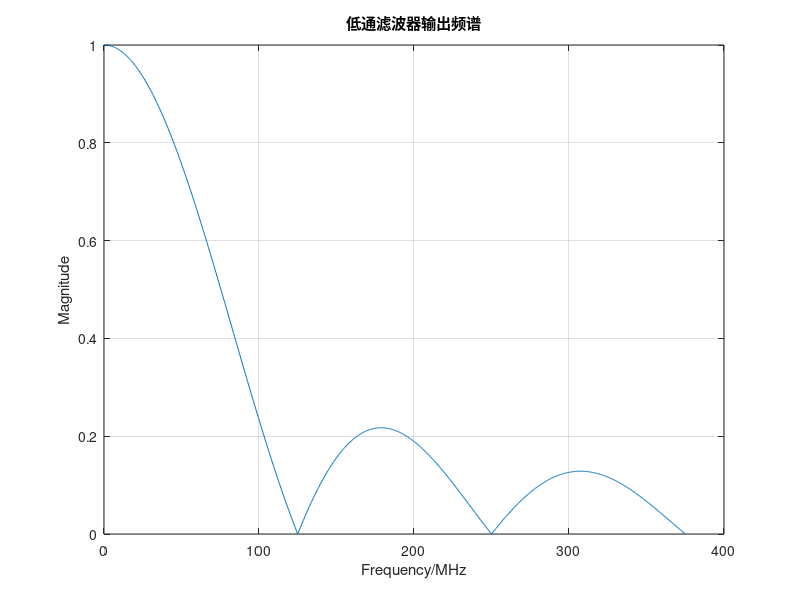
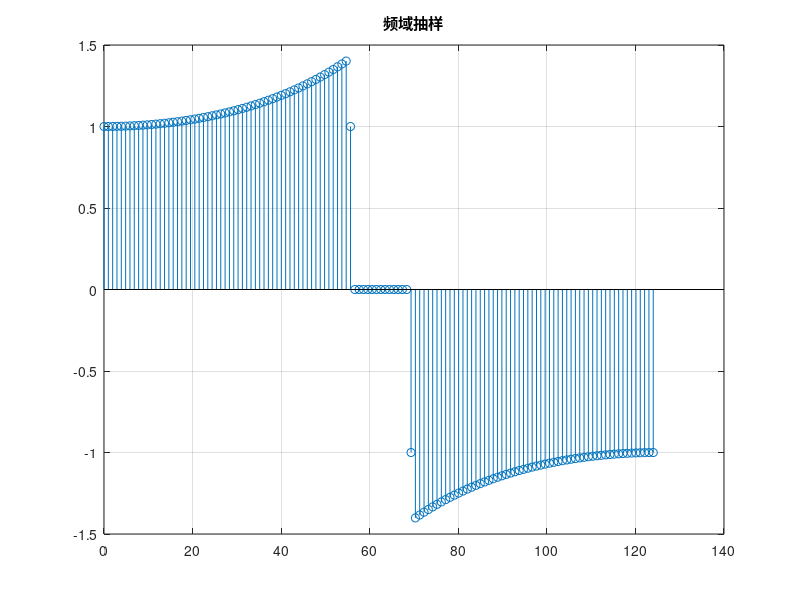
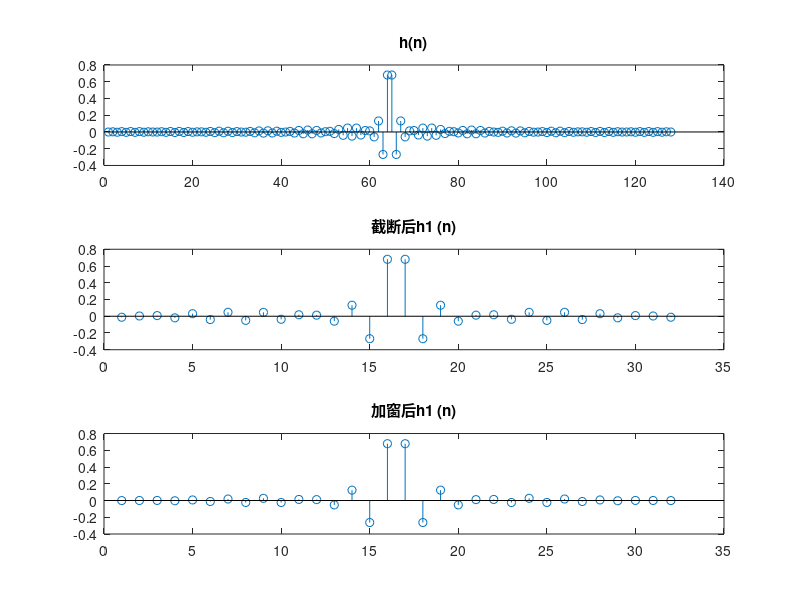
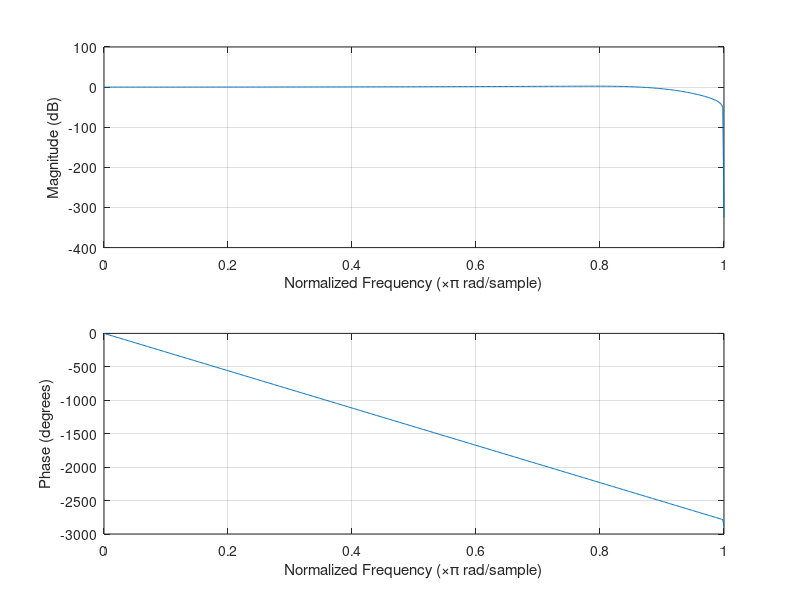

The MATLAB script that drew these images, in order: (Note: this script raises an error after producing the figures.)
close all;
clear;
clc;
%Sa(t)
fs=125;
N=1024;
t=0:3*pi/N:3*pi;
sa=sinc(t/pi);
plot(t/pi*fs,abs(sa));
xlabel('Frequency/MHz');
ylabel('Magnitude')
title('低通滤波器输出频谱')
grid on;
% fs=125;
% N=1024;
% t=0:pi/N:pi-pi/N;
% f=sinc(t/pi);
% plot(t/pi*fs,abs(f));
%plot(t(1:N/2)/pi*fs,20*log10(abs(f(1:N/2))));
%axis([0 fs/2 -60 2])
% xlabel('Frequency/MHz');
% ylabel('Magnitude/dB');
% title('补偿前的输出频谱')
% grid on;
%==============================================================
fs=125;%采样频率
fp=55;%通带边界频率
I=1;%过渡带插值
wp=fp*2/fs*pi;
N=128;N1=32;%N为频域采样点，N1为时域截断点数
t=0:2*pi/N:wp;
Np=length(t)-1;
Ns=N-2*Np-1;
%t=0:2*pi/N:wp;
% Np=fix(N*wp/(2*pi));%[0,wp]点数
% Ns=N-2*Np-1;%[wp,2pi-wp]阻带点数
%Hk=[ones(1,Np+1) zeros(1,Ns) -ones(1,Np+1)];
Hgk=[1./sinc(t/2/pi) zeros(1,Ns) -fliplr(1./sinc(t/2/pi))];%频域采样值
Hgk=Hgk(1:length(Hgk)-1);
Hgk(Np+2)=I;Hgk(N-Np)=-I;%过渡带插值
figure;
stem((0:1/N:1-1/N)*fs,Hgk);
title('频域抽样')
grid on;
%=============================================================
theta=-(N-1)*pi*(0:N-1)/N;%相位
Hk=Hgk.*exp(1i*theta);%构造采样值mag+phase
hn=real(ifft(Hk));%得到时域单位冲击响应
hn1=hn(N/2-N1/2+1:N/2+N1/2);%对hn做N1点截断
figure;%阶段前后对比图
subplot(311);
stem(hn);
title('h(n)')
subplot(312);
stem(hn1)
title('截断后h1 (n)')
hn1=hn1.*hamming(N1)';%对截断后序列加窗平滑
subplot(313);
stem(hn1);
title('加窗后h1 (n)')
figure;
freqz(hn1);
%=============================================================
N=1024;
Hw=fft(hn1,N);
wk=[0:N-1]/N*fs;
figure;
plot(wk(1:512),20*log10(abs(Hw(1:512))));
grid on;
axis([0 fs/2 -10 3])
xlabel('Frequency/MHz')
ylabel('Magnitude/dB')
title('补偿滤波器频率响应');
%============================================================
figure;
subplot(211);
N=1024;
t=0:pi/N:pi-pi/N;
f=sinc(t/pi);
plot(t(1:N/2)/pi*fs,20*log10(abs(f(1:N/2))));
axis([0 fs/2 -4 0.5])
xlabel('Frequency/MHz')
ylabel('Magnitude/dB')
title('补偿之前的输出频谱')
grid on;

fx=f.*abs(Hw);
subplot(212);
%1 db
plot(wk(1:512),20*log10(abs(fx(1:512))));
axis([0 fs/2  -10 2]);
%2
%plot(wk,abs(fx));
xlabel('Frequency/MHz')
ylabel('Magnitude/dB')
title('补偿之后的输出频谱')
grid on;
%===========================================================
Fs=125;
Fp=50;
order=31;
d = fdesign.isinclp('N,Fp,Ap,Ast',order,Fp/(Fs/2),0.01,20);
hd2 = design(d,'SincFrequencyFactor',0.5,'SincPower',1);
figure;
N=1024;
Hw2=fft(hd2.Numerator,N);
wk=[0:N-1]/N*Fs;
%plot(wk(1:N/2),abs(Hw2(1:N/2)));
plot(wk(1:N/2),20*log10(abs(Hw2(1:N/2))));
hold on;
%plot(wk(1:N/2),abs(Hw(1:N/2)));
plot(wk(1:N/2),20*log10(abs(Hw(1:N/2))));
legend('Matlab fdesign.isinclp','Frequency Sampling method','Location','best')
grid on;
xlabel('Frequency/MHz');
ylabel('Magnitude/dB');
figure;
Hw3=abs(Hw2-Hw);
plot(wk(1:N/2),Hw3(1:N/2));
%=========================================================================
hn2=round(hn1*(2^11-1));
%========================================================================
